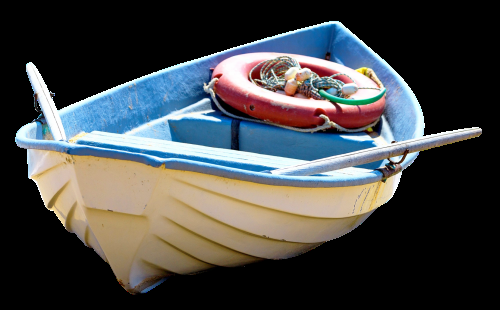
#> input picture Fundamentals/opencvar/unnamed.png, 500 x 310 px, found by its file name
$ python rotate.py
#> lines starting #> are read from the running program, lines starting #| are printed output that depends on the picture
#image rotation
import cv2
#read image as greyscale
img=cv2.imread(r'C:\Users\USER\PycharmProjects\pythonProject\Fundamentals\opencvar\unnamed.png',0)
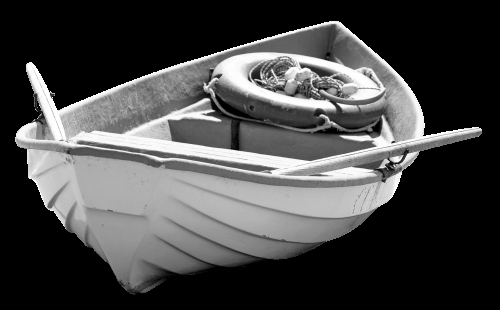
#> img: shape (310, 500); min 0, max 255, mean 70.4
#get imge hight and width
(h,w)=img.shape[:2]
#> h = 310; w = 500
#calculate the center of the image
center=(w/2,h/2)
#> center = (250, 155)
angle90=90
angle180=180
angle270=270
scale=1.0
#prform the counterclockwis rotation holding at the cntr
#90 degrees
M=cv2.getRotationMatrix2D(center,angle90,scale)
#> M = [[6.12e-17, 1, 95], [-1, 6.12e-17, 405]]
rotated90=cv2.warpAffine(img,M,(h,w))
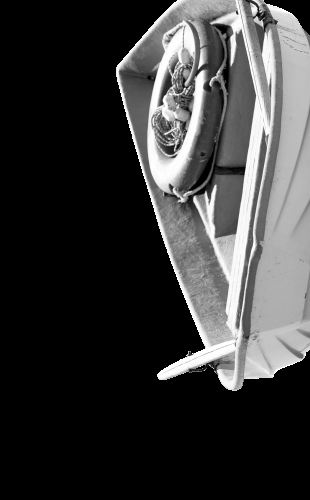
#> rotated90: shape (500, 310); min 0, max 255, mean 56.7
#180 degrees
M=cv2.getRotationMatrix2D(center,angle180,scale)
rotated180=cv2.warpAffine(img,M,(h,w))
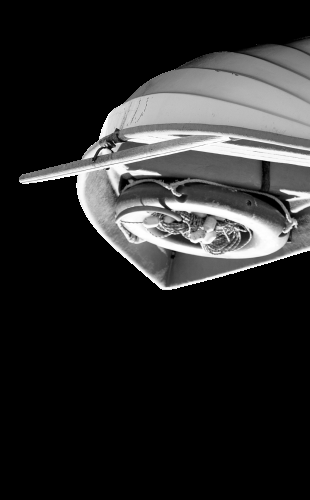
#> rotated180: shape (500, 310); min 0, max 255, mean 41.6
#270 degrees
M=cv2.getRotationMatrix2D(center,angle270,scale)
rotated270=cv2.warpAffine(img,M,(h,w))
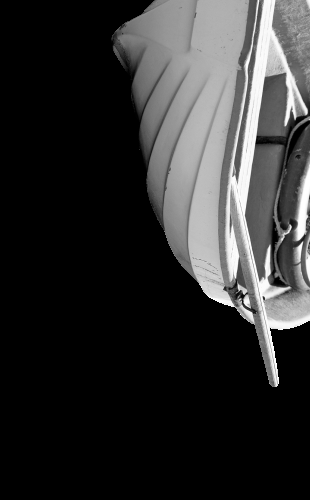
#> rotated270: shape (500, 310); min 0, max 255, mean 47.2
cv2.imshow('original image',img)
cv2.waitKey(0)
cv2.destroyAllWindows()
cv2.imshow('image rtated by 90 degrees',rotated90)
cv2.waitKey(0)
cv2.destroyAllWindows()
cv2.imshow('image rtated by 180 degrees',rotated180)
cv2.waitKey(0)
cv2.destroyAllWindows()
cv2.imshow('image rtated by 270 degrees',rotated270)
cv2.waitKey(0)
cv2.destroyAllWindows()
